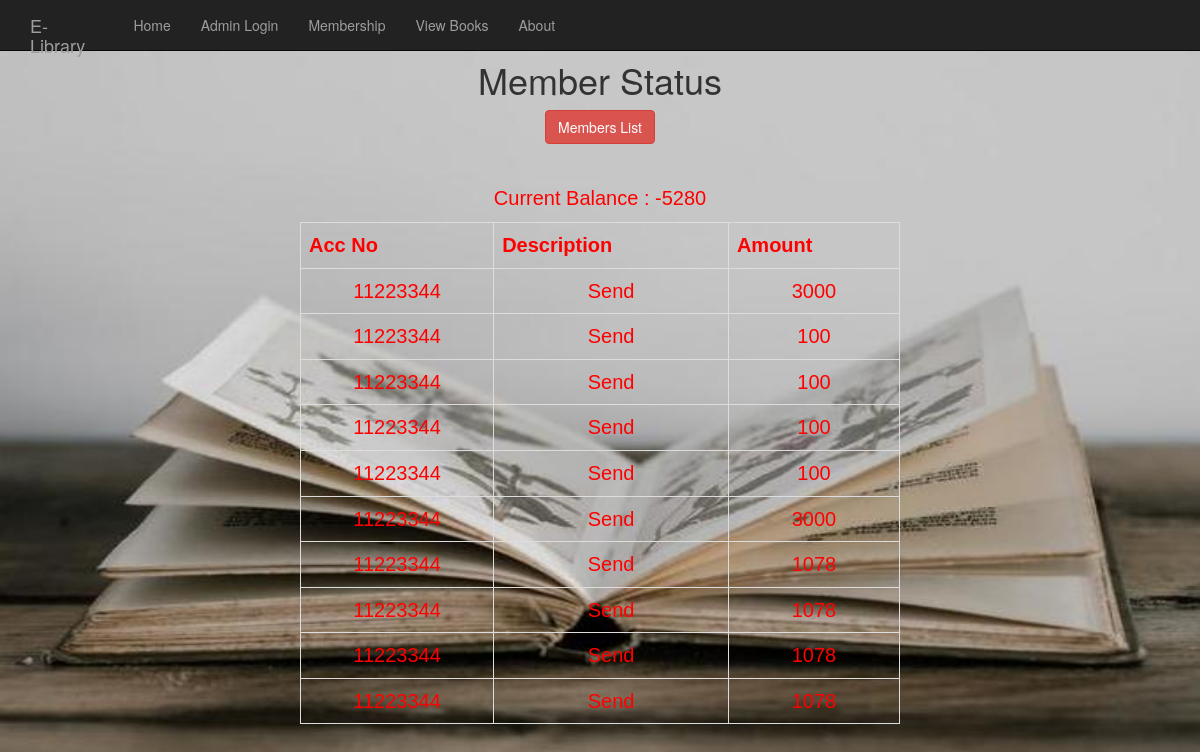
Page /cost/status.php?id=6 on the committed database.
### tables this page shows
CREATE TABLE `money` (
  `accNo` varchar(100) NOT NULL,
  `taka` int(100) NOT NULL
);

CREATE TABLE `transfer` (
  `id` int(10) NOT NULL,
  `accNo` varchar(100) NOT NULL,
  `taka` varchar(100) NOT NULL,
  `status` varchar(100) NOT NULL,
  `sender` varchar(100) NOT NULL,
  `tnxId` varchar(100) NOT NULL
);

### cost/status.php (the view, shortened to what this page needs)
<?php include('server.php') ?>
<!DOCTYPE html>
<html>
<head>
	<link rel="stylesheet" type="text/css" href="css/style.css">
	<link href="css/bootstrap.min.css" rel="stylesheet">
</head>
<body style="background-color: rgba(0,255,255,.8);">
    <nav class="navbar navbar-inverse navbar-fixed-top">
      <div class="container">
        <div class="navbar-header">
          <a class="navbar-brand navbar-left" style="margin-right: 45%;" href="index.html">E-Library</a>
        </div>
        <div id="navbar" class="collapse navbar-collapse">
          <ul class="nav navbar-nav">
          	<li><a href="index.php">Home</a></li>
            <li><a href="">Admin Login</a></li>
            <li><a href="memberRegistration.php">Membership</a></li>
            <li><a href="">View Books</a></li>
            <li><a href="">About</a></li>
          </ul>
        </div>
      </div>
    </nav>
    <div class="regForm"  style="text-align: center;" >
      <h1> Member Status</h1>
      <form method="post">
        <a href="memberManage.php" class="btn btn-danger">Members List</a>
      </form>
    </div>
   <div class="ta" >
      <?php
         $id = $_GET['id'];
          $query_mem="SELECT * from customer WHERE id='$id'";
          $result1 = mysqli_query($db, $query_mem);
          $d= mysqli_fetch_assoc($result1);
          $accNo= $d['accNo'];
          $cq="SELECT * from transfer WHERE accNo='$accNo'";
          $result2 = mysqli_query($db, $cq);
          $cq1="SELECT * from money WHERE accNo='$accNo'";
          $result3 = mysqli_query($db, $cq1);
          $d3= mysqli_fetch_assoc($result3);
          echo "<p> Current Balance : {$d3['taka']}</p>";
          echo "<table class='table table-hover table-responsive table-bordered'>";
          echo "<tr>
                 <th>Acc No</th>
                 <th>Description</th>
                 <th>Amount</th>
               </tr>";
          while($d2= mysqli_fetch_assoc($result2)){
          echo "<tr>";
            echo "<td>{$d2['accNo']}</td>";
            echo "<td>{$d2['status']}</td>";
            echo "<td>{$d2['taka']}</td>";
          echo "</tr>";}
        ?>
    </div>
</body>
</html>

### cost/css/style.css (style rules this page uses)
body { width: 100%; height: 800px; background-image: url('book.jpg'); background-repeat: no-repeat; background-size: 100% 100%; }
.regForm { width: 40%; margin: 0 auto; padding: 40px; }
.regForm h1 { font-style: bold; text-align: center; }
.ta { width: 50%; margin: 0 auto; color: red; text-align: center; font-family: "Trebuchet MS", Arial, Helvetica; font-size:20px; }

### rows in the picture
money: taka "-5280"
transfer: accNo "11223344", status "Send", taka "3000"
transfer: accNo "11223344", status "Send", taka "100"
transfer: accNo "11223344", status "Send", taka "100"
transfer: accNo "11223344", status "Send", taka "100"
transfer: accNo "11223344", status "Send", taka "100"
transfer: accNo "11223344", status "Send", taka "3000"
transfer: accNo "11223344", status "Send", taka "1078"
transfer: accNo "11223344", status "Send", taka "1078"
transfer: accNo "11223344", status "Send", taka "1078"
transfer: accNo "11223344", status "Send", taka "1078"
